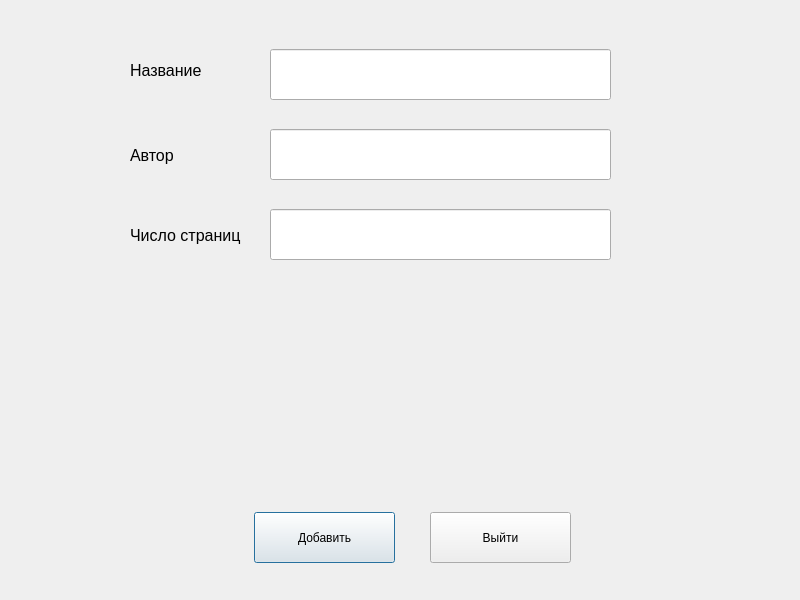
<?xml version="1.0" encoding="UTF-8"?>
<ui version="4.0">
 <class>AddBook</class>
 <widget class="QDialog" name="AddBook">
  <property name="geometry">
   <rect>
    <x>0</x>
    <y>0</y>
    <width>800</width>
    <height>600</height>
   </rect>
  </property>
  <property name="windowTitle">
   <string>Dialog</string>
  </property>
  <widget class="QPushButton" name="addBookButton">
   <property name="geometry">
    <rect>
     <x>254</x>
     <y>512</y>
     <width>141</width>
     <height>51</height>
    </rect>
   </property>
   <property name="text">
    <string>Добавить</string>
   </property>
  </widget>
  <widget class="QPushButton" name="exitButton">
   <property name="geometry">
    <rect>
     <x>430</x>
     <y>512</y>
     <width>141</width>
     <height>51</height>
    </rect>
   </property>
   <property name="text">
    <string>Выйти</string>
   </property>
  </widget>
  <widget class="QLabel" name="nameLabel">
   <property name="geometry">
    <rect>
     <x>130</x>
     <y>50</y>
     <width>111</width>
     <height>41</height>
    </rect>
   </property>
   <property name="font">
    <font>
     <pointsize>12</pointsize>
    </font>
   </property>
   <property name="text">
    <string>Название</string>
   </property>
  </widget>
  <widget class="QLabel" name="authorLabel">
   <property name="geometry">
    <rect>
     <x>130</x>
     <y>130</y>
     <width>111</width>
     <height>51</height>
    </rect>
   </property>
   <property name="font">
    <font>
     <pointsize>12</pointsize>
    </font>
   </property>
   <property name="text">
    <string>Автор</string>
   </property>
  </widget>
  <widget class="QLabel" name="pagesLabel">
   <property name="geometry">
    <rect>
     <x>130</x>
     <y>220</y>
     <width>141</width>
     <height>31</height>
    </rect>
   </property>
   <property name="font">
    <font>
     <pointsize>12</pointsize>
    </font>
   </property>
   <property name="text">
    <string>Число страниц</string>
   </property>
  </widget>
  <widget class="QLineEdit" name="nameLineEdit">
   <property name="geometry">
    <rect>
     <x>270</x>
     <y>49</y>
     <width>341</width>
     <height>51</height>
    </rect>
   </property>
  </widget>
  <widget class="QLineEdit" name="authorLineEdit">
   <property name="geometry">
    <rect>
     <x>270</x>
     <y>129</y>
     <width>341</width>
     <height>51</height>
    </rect>
   </property>
  </widget>
  <widget class="QLineEdit" name="pagesLineEdit">
   <property name="geometry">
    <rect>
     <x>270</x>
     <y>209</y>
     <width>341</width>
     <height>51</height>
    </rect>
   </property>
  </widget>
  <widget class="QLabel" name="errorLabel">
   <property name="geometry">
    <rect>
     <x>190</x>
     <y>360</y>
     <width>561</width>
     <height>71</height>
    </rect>
   </property>
   <property name="palette">
    <palette>
     <active>
      <colorrole role="Text">
       <brush brushstyle="SolidPattern">
        <color alpha="255">
         <red>255</red>
         <green>0</green>
         <blue>0</blue>
        </color>
       </brush>
      </colorrole>
      <colorrole role="PlaceholderText">
       <brush brushstyle="SolidPattern">
        <color alpha="128">
         <red>255</red>
         <green>0</green>
         <blue>0</blue>
        </color>
       </brush>
      </colorrole>
     </active>
     <inactive>
      <colorrole role="Text">
       <brush brushstyle="SolidPattern">
        <color alpha="255">
         <red>255</red>
         <green>0</green>
         <blue>0</blue>
        </color>
       </brush>
      </colorrole>
      <colorrole role="PlaceholderText">
       <brush brushstyle="SolidPattern">
        <color alpha="128">
         <red>255</red>
         <green>0</green>
         <blue>0</blue>
        </color>
       </brush>
      </colorrole>
     </inactive>
     <disabled>
      <colorrole role="Text">
       <brush brushstyle="SolidPattern">
        <color alpha="255">
         <red>120</red>
         <green>120</green>
         <blue>120</blue>
        </color>
       </brush>
      </colorrole>
      <colorrole role="PlaceholderText">
       <brush brushstyle="SolidPattern">
        <color alpha="128">
         <red>0</red>
         <green>0</green>
         <blue>0</blue>
        </color>
       </brush>
      </colorrole>
     </disabled>
    </palette>
   </property>
   <property name="font">
    <font>
     <pointsize>12</pointsize>
     <weight>75</weight>
     <bold>true</bold>
    </font>
   </property>
   <property name="text">
    <string/>
   </property>
  </widget>
 </widget>
 <resources/>
 <connections>
  <connection>
   <sender>addBookButton</sender>
   <signal>clicked()</signal>
   <receiver>AddBook</receiver>
   <slot>accept()</slot>
   <hints>
    <hint type="sourcelabel">
     <x>357</x>
     <y>551</y>
    </hint>
    <hint type="destinationlabel">
     <x>399</x>
     <y>299</y>
    </hint>
   </hints>
  </connection>
  <connection>
   <sender>exitButton</sender>
   <signal>clicked()</signal>
   <receiver>AddBook</receiver>
   <slot>reject()</slot>
   <hints>
    <hint type="sourcelabel">
     <x>467</x>
     <y>551</y>
    </hint>
    <hint type="destinationlabel">
     <x>399</x>
     <y>299</y>
    </hint>
   </hints>
  </connection>
 </connections>
</ui>
